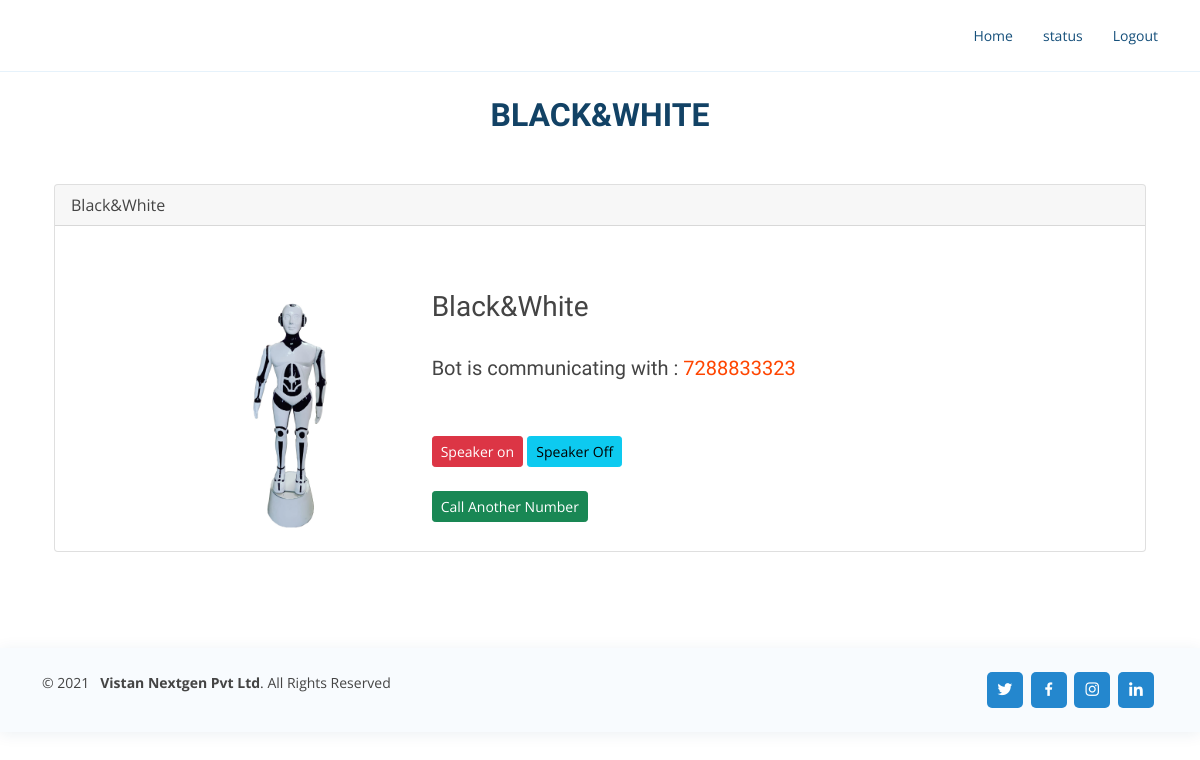
Page /app/bot-status/1 (signed in) on the committed database.
### App/models.py (models this page shows, shortened)
class Bot(models.Model):
    rest = models.ForeignKey(Restaurant, on_delete=models.CASCADE)
    bot_no = models.IntegerField()
    bot_name = models.CharField(max_length = 300)
    bot_color = models.CharField(max_length = 200)
    image = models.ImageField(upload_to = 'bot_images')
    avialable = models.BooleanField(default=True, help_text="available or not avialabe for service")  # avialabe to serve or not avialable
    created_at = models.DateTimeField(auto_now_add=True)
    updated_at = models.DateTimeField(auto_now = True)
    class Meta:
        verbose_name = 'Bot'
        verbose_name_plural = 'Bots'
        ordering = ('-id',)
    def __str__(self):
        return (self.bot_name)

class MobileSettings(models.Model):
    username = models.CharField(max_length = 30, null = True, blank = True)
    bot_name = models.CharField(max_length = 200, null = True, blank = True)
    mob_no = models.CharField(max_length = 10)
    speaker = models.BooleanField(default = False)
    time = models.DecimalField(max_digits=20, decimal_places=3)
    created_at = models.DateTimeField(auto_now_add=True)
    updated_at = models.DateTimeField(auto_now = True)
    class Meta:
        verbose_name = 'Mobile Setting'
        verbose_name_plural = 'Mobile Settings'

### App/views.py (the view)
# urls.py: path('bot-status/<str:id>', views.Botstatus, name = 'bot-status'),
def Botstatus(request, id):
    b = Bot.objects.get(id = id)
    m = MobileSettings.objects.filter(username = request.user.username).latest('pk')
    if m.bot_name == b.bot_name:
        return render(request, 'App/call_detail.html', {'b':b, 'mob_no':m.mob_no, 'm':m})
    else:
        b = ''
        mob_no = 'Not Found'
        m = ''
        return render(request, 'App/call_detail.html', {'b':b, 'mob_no':m.mob_no, 'm':m})

### AccountsApp/context_processors.py (called while the page is built)
def rest_details(request):
    try:
        cp_bots = Bot.objects.filter(rest = request.user.rest)
    except:
        cp_bots = []
    return {'cp_bots': cp_bots}

### App/templates/App/call_detail.html
{% extends 'base.html' %}
{% load static %}
{% load static %}
{% block content %}
<div class="container">
    <div class="section-title">
        <h2>{{b.bot_name}}</h2>
    </div>
    <div class="container">
        <div class="card">
            <div class="card-header">
            {{b.bot_name|title}}
            </div>
            <div class="card-body">
            <br><br>
            <div class="row">
                <div class="col-1"></div>
                <div class="col-sm-3">
                    <div>
                        <img src="/static{{b.image.url}}" alt="{{b.name}}" style = "width:100%; height: auto;">
                    </div>
                </div>
                <div class="col-sm-6">
                    <h3>{{b.bot_name|title}}</h3><br>
                    <h5>Bot is communicating with : <span  style="color: orangered;">{{mob_no}}</span></h5>
                    <br>
                    <br>
                    <a href="{% url 'App:speaker-on' b.id%}"
                       class = "btn btn-danger btn-sm">
                       Speaker on
                    </a>
                    <a href="{% url 'App:speaker-off' b.id%}"
                       class = "btn btn-info btn-sm">
                       Speaker Off
                    </a>
                    <br><br>
                    <a href="{% url 'App:select-bot' b.id %}" class = "btn btn-success btn-sm">Call Another Number</a>
                    <br>
                </div>
                <div class="col-2"></div>
            </div>
            </div>
        </div>
    </div>
</div>
{% endblock %}

### static/assets/css/style.css (style rules this page uses)
body { font-family: "Open Sans", sans-serif; color: #444444; }
a { color: #2487ce; text-decoration: none; }
h1, h2, h3, h4, h5, h6 { font-family: "Raleway", sans-serif; }
.section-title { text-align: center; padding-bottom: 30px; }
.section-title h2 { font-size: 32px; font-weight: bold; text-transform: uppercase; margin-bottom: 20px; padding-bottom: 0; color: #124265; }

### rows in the picture
Bot: bot_name "BLACK&WHITE", bot_name "Black&White", image (picture)
MobileSettings: mob_no "7288833323"
